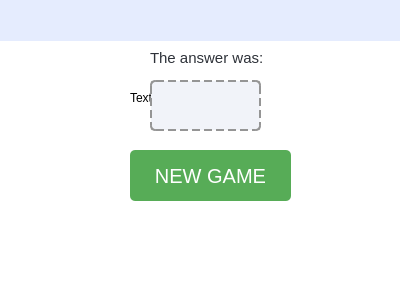
<?xml version="1.0" encoding="UTF-8"?>
<ui version="4.0">
 <class>Dialog</class>
 <widget class="QDialog" name="Dialog">
  <property name="geometry">
   <rect>
    <x>0</x>
    <y>0</y>
    <width>400</width>
    <height>300</height>
   </rect>
  </property>
  <property name="windowTitle">
   <string>Dialog</string>
  </property>
  <property name="styleSheet">
   <string notr="true">background-color: rgb(255, 255, 255);</string>
  </property>
  <widget class="QLabel" name="result_label">
   <property name="geometry">
    <rect>
     <x>0</x>
     <y>0</y>
     <width>401</width>
     <height>41</height>
    </rect>
   </property>
   <property name="styleSheet">
    <string notr="true">background-color: rgb(229, 236, 254);
color: rgb(46, 50, 57);
font-size: 20px;</string>
   </property>
   <property name="text">
    <string/>
   </property>
   <property name="alignment">
    <set>Qt::AlignCenter</set>
   </property>
  </widget>
  <widget class="QLabel" name="label_2">
   <property name="geometry">
    <rect>
     <x>150</x>
     <y>50</y>
     <width>121</width>
     <height>16</height>
    </rect>
   </property>
   <property name="styleSheet">
    <string notr="true">color: rgb(46, 50, 57);
font-size: 15px</string>
   </property>
   <property name="text">
    <string>The answer was:</string>
   </property>
  </widget>
  <widget class="QLabel" name="label_3">
   <property name="geometry">
    <rect>
     <x>130</x>
     <y>90</y>
     <width>60</width>
     <height>16</height>
    </rect>
   </property>
   <property name="text">
    <string>TextLabel</string>
   </property>
  </widget>
  <widget class="QLabel" name="answer_label">
   <property name="geometry">
    <rect>
     <x>150</x>
     <y>80</y>
     <width>111</width>
     <height>51</height>
    </rect>
   </property>
   <property name="styleSheet">
    <string notr="true">background-color: rgb(241, 243, 249);
color: rgb(46, 50, 57);
font-size: 25px;
border: 1.5px dashed rgb(149, 149, 149);
border-radius: 5px;</string>
   </property>
   <property name="text">
    <string/>
   </property>
   <property name="alignment">
    <set>Qt::AlignCenter</set>
   </property>
  </widget>
  <widget class="QPushButton" name="newgame_button">
   <property name="geometry">
    <rect>
     <x>130</x>
     <y>150</y>
     <width>161</width>
     <height>51</height>
    </rect>
   </property>
   <property name="styleSheet">
    <string notr="true">background-color: rgb(87, 172, 87);
color: rgb(255, 255, 255);
font-size: 20px;
border-radius: 5px;</string>
   </property>
   <property name="text">
    <string>NEW GAME</string>
   </property>
  </widget>
 </widget>
 <resources/>
 <connections/>
</ui>
